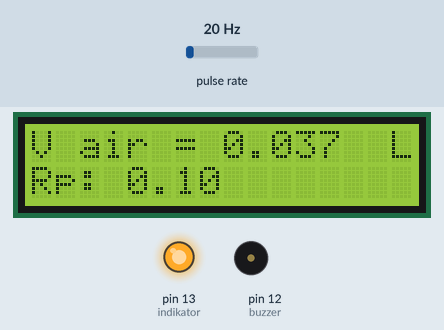
Simulated run of this sketch. Board: Arduino Uno, built with avr-gcc and run on an emulated ATmega328P. Parts: 16×2 character LCD, output pins drawn as LEDs (lit = HIGH), buzzer (waves = sounding, pin HIGH). Wiring (inferred from the names in the program): pulse sensor: data pin 2. The test bench sets the inputs (shaded band); at power-on: pulse rate 20 Hz. What the sketch prints to the serial monitor is not drawn.

Above: at 1.6 s.
1.7 s: pulse rate (sensor on pin 2) set to 4 Hz
At 2.7 s:
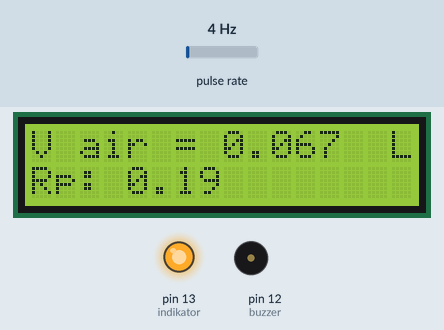
4.5 s: pulse rate (sensor on pin 2) set to 50 Hz
At 5.8 s:
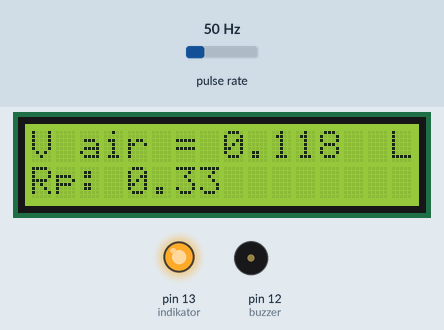
7.5 s: pulse rate (sensor on pin 2) set to 100 Hz
At 8.6 s:
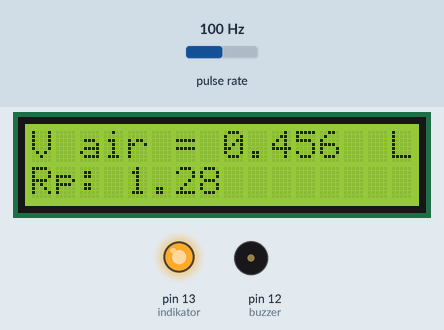
Timing chart, 0 to 10.5 s (numbered marks = the images above; inputs shaded):
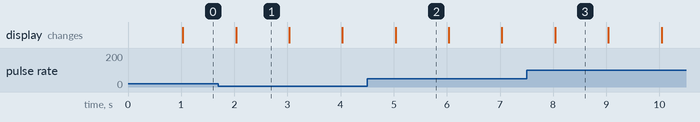

The sketch:

FlowSensor_v3.ino
```cpp
#define buzzer 12

byte indikator = 13;

byte sensorInt = 0;
byte flowsensor = 2;

float konstanta = 8.5; //konstanta flow meter
float harga = 2800;
float hargatotal;
volatile byte pulseCount;

float debit;
float flowmlt;
float totalmlt;

unsigned long oldTime;
#include <Wire.h>
#include <LiquidCrystal_I2C.h>

LiquidCrystal_I2C lcd(0x27, 16, 2); // set the LCD address to 0x27 for a 16 chars and 2 line display

void setup()
{

  // Inisialisasi port serial
  lcd.init();
  lcd.backlight();
  Serial.begin(9600);

  pinMode(indikator, OUTPUT);
  digitalWrite(indikator, HIGH);
  pinMode(buzzer, OUTPUT);
  digitalWrite (buzzer, LOW);

  pinMode(flowsensor, INPUT);
  digitalWrite(flowsensor, HIGH);

  pulseCount = 0;
  debit = 0.0;
  flowmlt = 0;
  totalmlt = 0;
  oldTime = 0;

  attachInterrupt(sensorInt, pulseCounter, FALLING);
}


void loop()
{

  if ((millis() - oldTime) > 1000)
  {


    if (hargatotal >= 60) {
      digitalWrite(buzzer, HIGH);
      delay(100);
      digitalWrite(buzzer, LOW);
      delay(100);

    }

    else if (hargatotal > 50) {
      digitalWrite(buzzer, HIGH);
      delay(1000);
      digitalWrite(buzzer, LOW);
      delay(1000);
    }

    else if (hargatotal <= 50) {
      digitalWrite (buzzer, LOW);
    }
     detachInterrupt(sensorInt);
    debit = ((1000.0 / (millis() - oldTime)) * pulseCount) / konstanta;
    oldTime = millis();
    flowmlt = (debit / 60) * 1000;
    totalmlt += flowmlt;
    hargatotal = totalmlt * harga * 0.000001;

    unsigned int frac;

    Serial.print("Debit air: ");
    Serial.print(int(debit));
    Serial.print("L/min");
    Serial.print("\t");

    Serial.print("Volume: ");
    Serial.print(totalmlt);
    Serial.print("mL");
    Serial.print("\t");

    Serial.print("RP: ");
    Serial.print(hargatotal);
    Serial.println(" ");


    lcd.setCursor(0, 0);
    lcd.print("V air =");
    lcd.setCursor(8, 0);
    lcd.print (totalmlt / 1000, 3);
    lcd.setCursor(15, 0);
    lcd.print("Liter");
    lcd.setCursor(0, 1);
    lcd.print("Rp:");
    lcd.setCursor(4, 1);

    lcd.print(hargatotal);
    lcd.setCursor(0, 1);
    pulseCount = 0;

    attachInterrupt(sensorInt, pulseCounter, FALLING);
  }
}


void pulseCounter()
{
  // Increment the pulse counter
  pulseCount++;
}
```

Measured:
- what the display in image 1 shows lasts 1.0 s, from 2.0 s to 3.0 s
